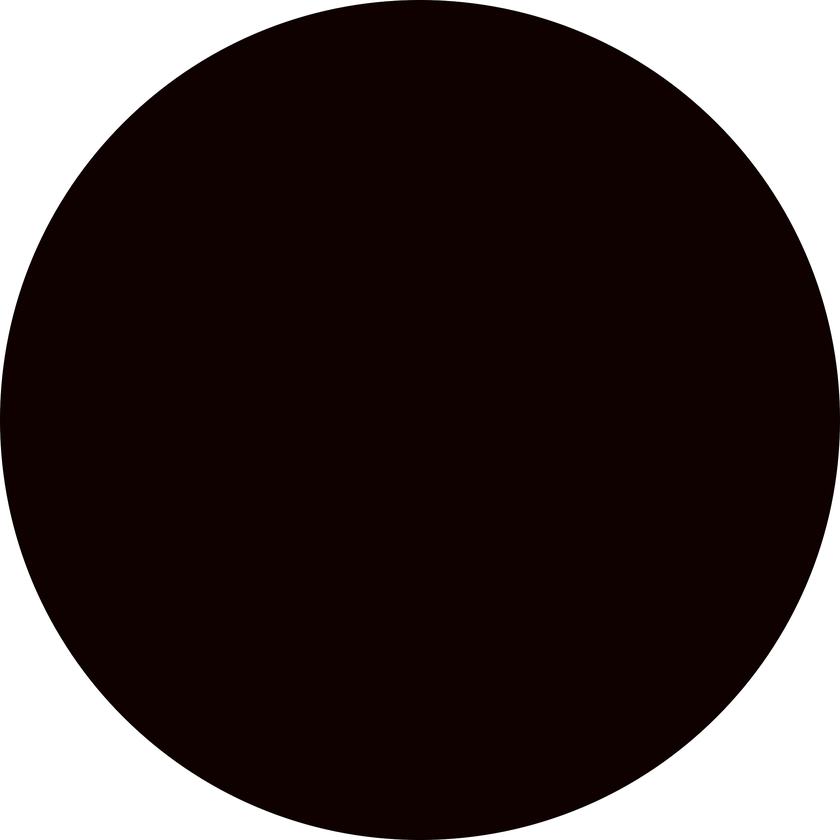
#> input picture vision/odlc/shape_reference/circle.png, 840 x 840 px, shrunk from 2491 x 2491 before the run
$ python -i segmentation.py   (imports and definitions only)
#> lines starting #> are read from the running program, lines starting #| are printed output that depends on the picture; after the words box and inside, x2 and y2 are one past the last pixel; in counts of white or black regions, pixels touching at a corner belong together
#> further down, picture is the input picture: shape (840, 840, 3); mean B, G, R 54.7, 55.5, 66.5
import cv2
import numpy as np
from scipy import stats

import time
import util


# Perform kmeans clustering on an image
# and return the clustered image
def kmeans(img, mask=None):

    # Array of truthy values
    if mask is None:
        mask = np.ones(img.shape[0:2], dtype=bool)

    V = np.float32(img.reshape(-1, 3))[mask.flatten()]

    criteria = (cv2.TERM_CRITERIA_EPS + cv2.TERM_CRITERIA_MAX_ITER, 10, 1.0)
    _, labels, centers = cv2.kmeans(V, 2, None, criteria, 10,
                                    cv2.KMEANS_PP_CENTERS)
#> centers = [[0.678, 1.67, 15.59], [253.3, 253.3, 253.3]]
    centers = np.uint8(centers)
#> centers = [[0, 1, 15], [253, 253, 253]]
    res = centers[labels.flatten()]

    clustered = np.zeros_like(img.reshape(-1, 3))
    clustered[mask.flatten()] = res

    clustered = np.uint8(clustered).reshape(img.shape)

    return clustered


# Return the average distance from the center
# of all nonzero pixels in the image
def avg_dist(mask, center):
    mask_points = np.transpose(mask.nonzero())
    if len(mask_points) == 0:
        return 0

    distance = sum(np.linalg.norm(point - center) for point in mask_points)

    return distance / len(mask_points)


# Perform kmeans clustering to extract the object
# Then cluster repeatedly until text and shape are separated
def get_text_and_shape_mask(image):

    # ---------- EXTRACT OBJECT MASK ---------- #

    blurred = cv2.GaussianBlur(image, (7, 7), 0)
    clustered_img = kmeans(blurred)

    # Extract the background color
    border = np.concatenate((clustered_img[0], clustered_img[-1],
                            clustered_img[:, 0], clustered_img[:, -1]))
    bg_color = stats.mode(border, keepdims=True)[0][0]
#> bg_color = [253, 253, 253]

    # Exclude the background color
    cluster_mask = np.all(clustered_img != bg_color, axis=2)
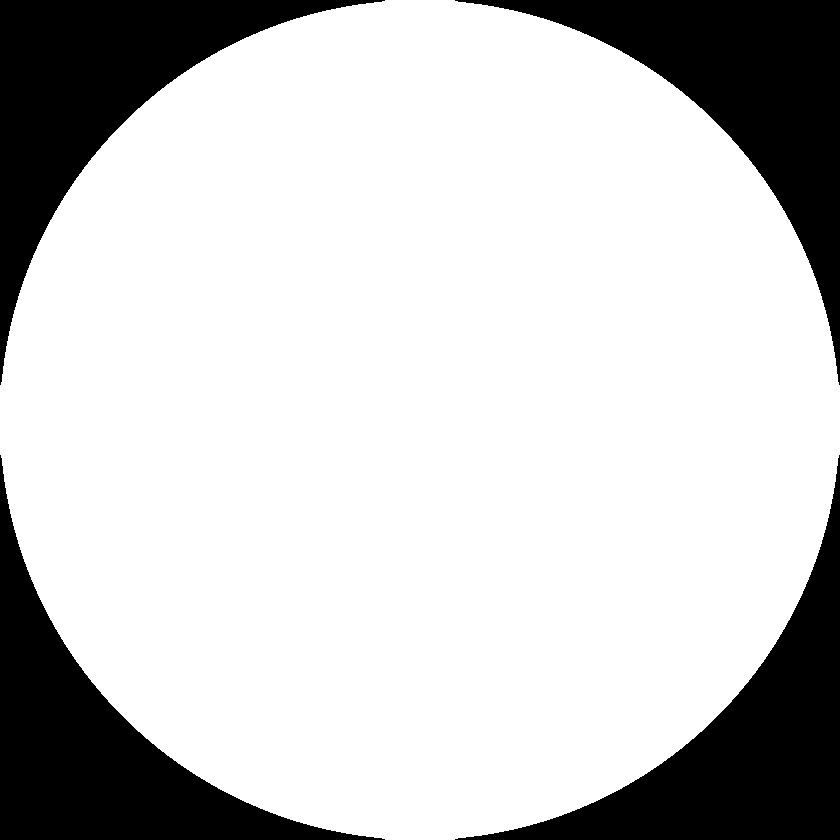
#> cluster_mask: shape (840, 840) bool; 78.6% white; 4 black regions, box (x1, y1, x2, y2) and area: (455, 0, 840, 385) 37822, (0, 455, 385, 840) 37822, (455, 455, 840, 840) 37822, (0, 0, 385, 385) 37821
    cluster_mask = np.uint8(cluster_mask)

    # Fill it in by taking the largest contour

    # First dilate it
    kernel = np.ones((3, 3), np.uint8)
    cluster_mask = cv2.dilate(cluster_mask, kernel)
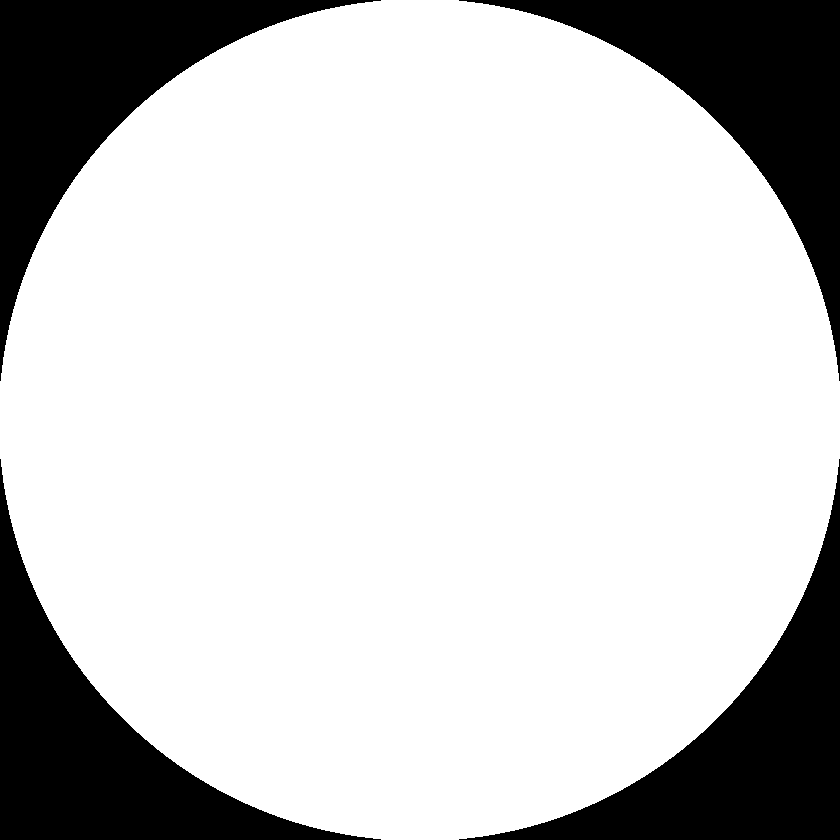
#> cluster_mask: shape (840, 840); values 0 (black) and 1 (white), 79% white; 4 black regions, box (x1, y1, x2, y2) and area: (459, 0, 840, 381) 37053, (0, 459, 381, 840) 37053, (459, 459, 840, 840) 37053, (0, 0, 381, 381) 37052

    kernel = np.ones((5, 5), np.uint8)
    cluster_mask = cv2.morphologyEx(cluster_mask, cv2.MORPH_CLOSE, kernel)
#> cluster_mask: shape (840, 840); values 0 (black) and 1 (white), 79% white; 4 black regions

    # Then contour it
    contours, _ = cv2.findContours(cluster_mask, cv2.RETR_TREE,
                                   cv2.CHAIN_APPROX_SIMPLE)
#> contours = 1 contour; box (x1, y1, x2, y2) and area: (0, 0, 840, 840) 556382
    largest = max(contours, key=cv2.contourArea)
#> largest = contour of 1152 points, box (x1, y1, x2, y2) (0, 0, 840, 840), area 556382

    cluster_mask = cv2.drawContours(np.zeros(image.shape[0:2]),
                                    [largest], -1, 255, -1)
#> cluster_mask: shape (840, 840) float64; 79% white; 4 black regions, box (x1, y1, x2, y2) and area: (475, 0, 840, 365) 37005, (0, 475, 365, 840) 37005, (475, 475, 840, 840) 37005, (0, 0, 365, 365) 37004
    cluster_mask = np.uint8(cluster_mask)

    # erode the cluster mask
    kernel = np.ones((5, 5), np.uint8)
    cluster_mask = cv2.erode(cluster_mask, kernel)
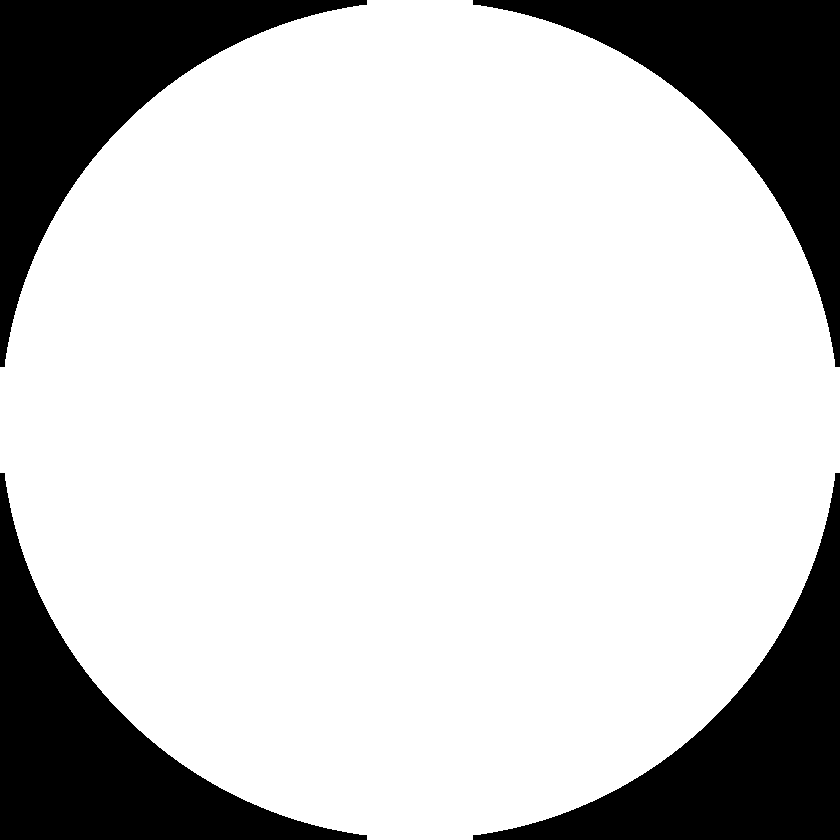
#> cluster_mask: shape (840, 840); 78.2% white; 4 black regions, box (x1, y1, x2, y2) and area: (473, 0, 840, 367) 38469, (0, 473, 367, 840) 38469, (473, 473, 840, 840) 38469, (0, 0, 367, 367) 38468

    cluster_mask = cluster_mask.astype(bool)

    # ---------- EXTRACT TEXT MASK AND SHAPE MASK ---------- #

    # Calculate mask center using contour moments
    M = cv2.moments(np.uint8(cluster_mask))
#> M = moments, m00 551725, centre m10/m00, m01/m00 = (419.5, 419.5)
    cX = int(M["m10"] / M["m00"])
#> cX = 419
    cY = int(M["m01"] / M["m00"])
#> cY = 419
    center = np.array([cY, cX])
#> center = [419, 419]

    shape_mask = np.zeros_like(cluster_mask)
    text_mask = np.zeros_like(cluster_mask)

    # count iterations just in case
    it = 0

    # Repeat this process until the text is closer to the mask center
    while avg_dist(text_mask, center) >= avg_dist(shape_mask, center) \
            and it < 5:

        # Remove the text and repeat the cluster process each time
        # For the first iteration, the text mask is empty
        cluster_mask = np.logical_xor(cluster_mask, text_mask)

        # Cluster
        clustered_img = kmeans(blurred, mask=cluster_mask)
        clustered_pixels = clustered_img.reshape(-1, 3)[cluster_mask.flatten()]

        # Extract the masks
        shape_color = stats.mode(clustered_pixels, keepdims=True)[0][0]

        # If the shape color was (0, 0, 0), which would match the background
        if np.array_equal(shape_color, (0, 0, 0)):
            clustered_img[np.all(clustered_img == shape_color, axis=2) &
                          (cluster_mask)] += 1
            shape_color += 1

        shape_mask = np.all(clustered_img == shape_color, axis=2)
        text_mask = np.logical_xor(cluster_mask, shape_mask)
        text_mask = np.uint8(text_mask)

        # take the largest contour from the text
        cnts, _ = cv2.findContours(text_mask, cv2.RETR_TREE,
                                   cv2.CHAIN_APPROX_SIMPLE)
        largest = cv2.drawContours(np.zeros(image.shape[0:2]),
                                   [max(cnts, key=cv2.contourArea)],
                                   -1, 255, -1)

        # Take the intersection of the largest and the text mask
        text_mask = cv2.bitwise_and(text_mask, text_mask,
                                    mask=np.uint8(largest))

        text_mask = np.uint8(text_mask)
        shape_mask = np.uint8(shape_mask)

        # Calculate mask center using contour moments for next iteration
        M = cv2.moments(np.uint8(cluster_mask))
        cX = int(M["m10"] / M["m00"])
        cY = int(M["m01"] / M["m00"])
        center = np.array([cY, cX])

        it += 1
#> this loop made 5 passes
#> pass 1, in kmeans (call 2), `clustered = np.uint8(clustered).reshape(img.shape)`:
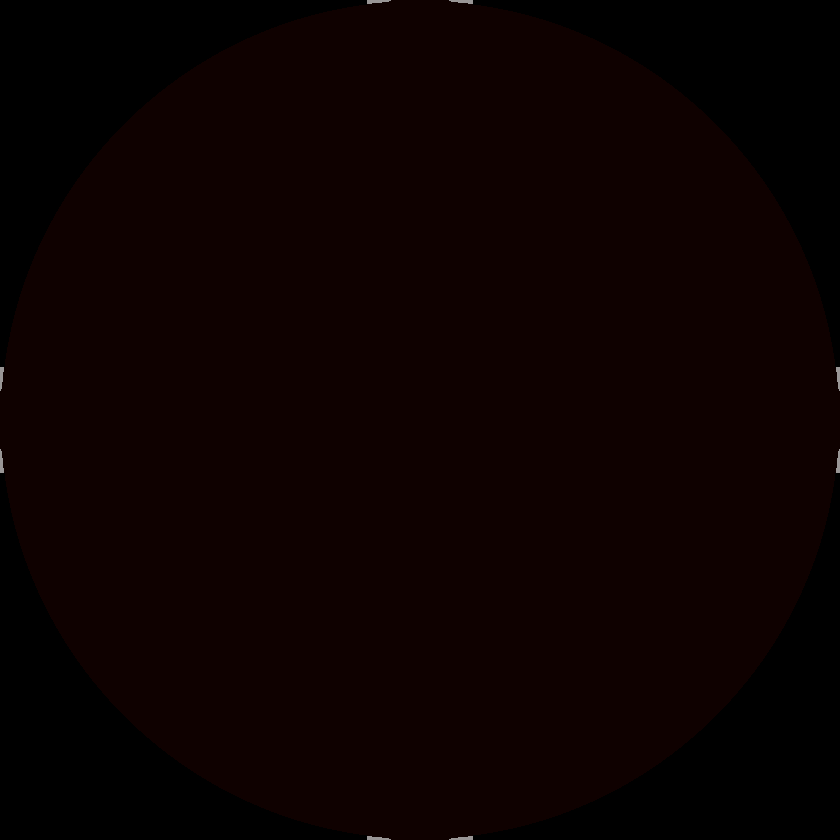
#> clustered: shape (840, 840, 3); mean B, G, R 0.1, 0.9, 11.8
#> after the loop: cluster_mask: shape (840, 840) bool; 78.2% white; 4 black regions, box (x1, y1, x2, y2) and area: (0, 449, 391, 840) 38601, (449, 449, 840, 840) 38601, (473, 0, 840, 367) 38469, (0, 0, 367, 367) 38468
#> after the loop: largest: shape (840, 840) float64; 0.01% white; 1 white region, box (x1, y1, x2, y2) and area: (836, 367, 840, 391) 66
#> after the loop, it = 5

    # Logging
    if (it == 5):
#> (the run stopped early here; a loop or call above may not have finished)
